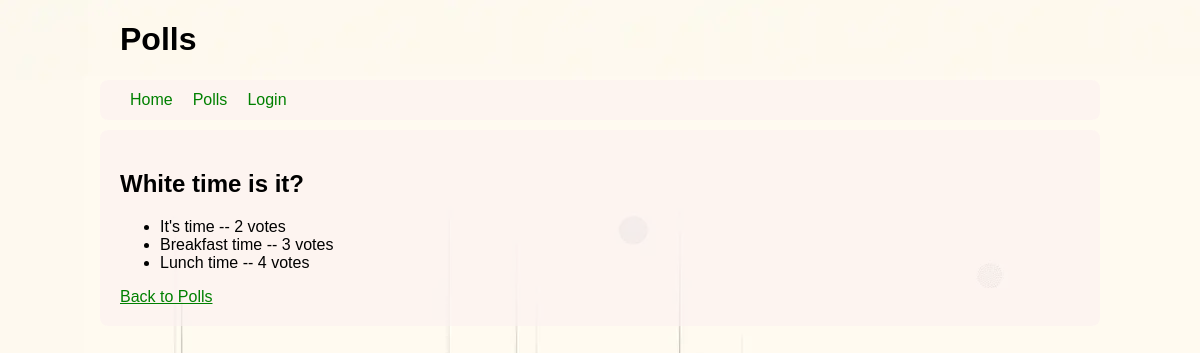
The page /polls/4/results/ on the database its author committed.
### polls/models.py (models this page shows, shortened)
class Question(models.Model):
    question_text = models.CharField(max_length=200)
    pub_date = models.DateTimeField("date published")

class Choice(models.Model):
    question = models.ForeignKey(Question, on_delete=models.CASCADE)
    choice_text = models.CharField(max_length=200)
    votes = models.IntegerField(default=0)

### polls/views.py (the view)
# urls.py: path("<int:pk>/results/", views.ResultsView.as_view(), name="results"),
class ResultsView(generic.DetailView):
    model = Question
    template_name = "polls/results.html"

### polls/templates/polls/results.html (shortened to what this page needs)
{% extends "polls/base.html" %}
{% block content %}
    <h2>{{ question.question_text }}</h2>
    <ul>
    {% for choice in question.choice_set.all %}
        <li>{{ choice.choice_text }} -- {{ choice.votes }} vote{{ choice.votes|pluralize }}</li>
    {% endfor %}
    </ul>
    <a href="{% url 'polls:index' %}">Back to Polls</a>
{% endblock %}

### polls/static/polls/style.css (style rules this page uses)
a { color: green; }
body { font-family: Arial, sans-serif; margin: 0; padding: 0; background: white url("images/background.webp") no-repeat; }

### rows shown on the page
Question: question_text "White time is it?"
Choice: choice_text "It's time", votes "2"
Choice: choice_text "Breakfast time", votes "3"
Choice: choice_text "Lunch time", votes "4"
